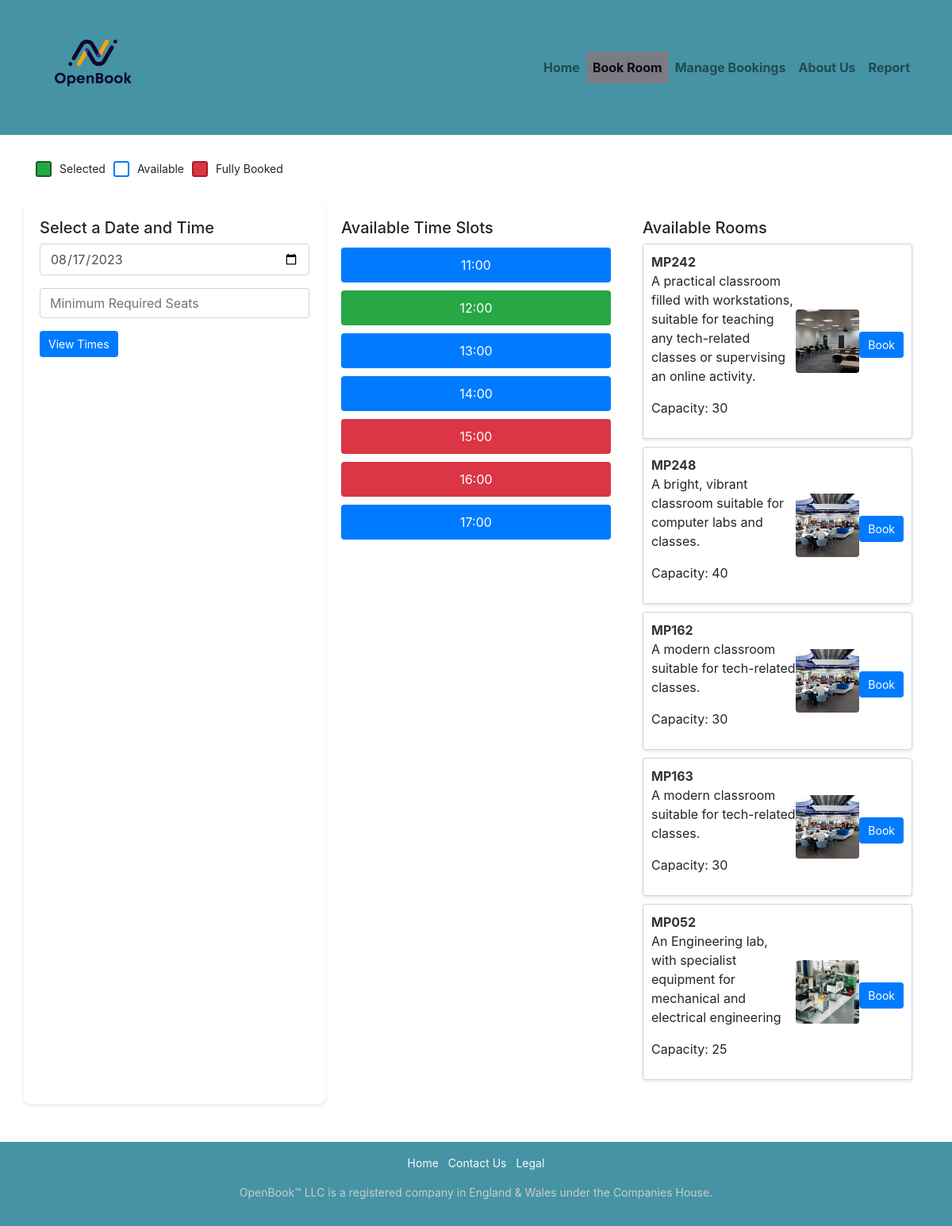
The app's page /RoomSelection.php?buildingID=1 with its own data.
### tables this page shows
CREATE TABLE `rooms` (
  `roomID` int(11) NOT NULL,
  `building` int(11) NOT NULL,
  `roomName` varchar(255) NOT NULL,
  `roomDesc` text DEFAULT NULL,
  `roomImg` text DEFAULT NULL,
  `floor` int(11) NOT NULL,
  `capacity` int(11) NOT NULL,
  `roomType` enum('Classroom','Hall','Lab') DEFAULT NULL
);

### RoomSelection.php (the view, shortened to what this page needs)
<?php
$timeSlots = [
    "11:00" => "available",
    "12:00" => "selected",
    "13:00" => "available",
    "14:00" => "available",
    "15:00" => "booked",
    "16:00" => "booked",
    "17:00" => "available",
];
?>
<!DOCTYPE html>
<html lang="en">
<head>
    <link rel="stylesheet" href="https://maxcdn.bootstrapcdn.com/bootstrap/4.0.0/css/bootstrap.min.css"
>
    <link rel="stylesheet" href="public_html/style/main.css">
</head>
<body>
     <nav class="navbar navbar-expand-lg navbar-light bg-teal">
        <div class="container">
            <a class="navbar-brand" href="index.php">
                <img src="public_html/images/OpenBook_Logo.png" alt="OpenBook Logo" class="OBLogo">
            </a>
            <div class="navbar-nav ml-auto">
                <a class="nav-item nav-link" href="index.php">Home</a>
                <a class="nav-item nav-link active" href="BookRooms.php">Book Room</a>
                <a class="nav-item nav-link" href="ManageBookings.php">Manage Bookings</a>
                <a class="nav-item nav-link" href="AboutUs.php">About Us</a>
                <a class="nav-item nav-link" href="ReportPage.php">Report</a>
            </div>
        </div>
    </nav>
    <div class="container">
        <div class="availability-key">
            <p>
                <span class="key-selected"></span> Selected
                <span class="key-available"></span> Available
                <span class="key-booked"></span> Fully Booked
            </p>
        </div>
        <div class="row">
            <div class="col-md-4 calendar-container">
                <h5>Select a Date and Time</h5>
                <form method="POST" action="RoomSelection.php">
                    <?php $buildingID = isset($_GET['buildingID']) ? intval($_GET['buildingID']) : (isset($_POST['buildingID']) ? intval($_POST['buildingID']) : 0); ?>
                    <input type="date" name="selected_date" class="form-control" value="2023-08-17">
                    <input type="number" name="min_seats" class="form-control mt-3" placeholder="Minimum Required Seats" min="1" max="100">
                    <button type="submit" class="btn btn-primary mt-3">View Times</button>
                </form>
            </div>
            <div class="col-md-4 time-container">
                <h5>Available Time Slots</h5>
                <?php
                foreach ($timeSlots as $time => $status) {
                    $class = $status === 'booked' ? 'time-slot booked' : ($status === 'selected' ? 'time-slot selected' : 'time-slot');
                    echo "<form method='POST' action='RoomSelection.php'>
                            <input type='hidden' name='buildingID' value='$buildingID'>
                            <button name='selected_time' value='$time' class='$class'>$time</button>
                          </form>";
                }
                ?>
            </div>
            <div class="col-md-4 room-container">
                <h5>Available Rooms</h5>
            <?php
            include "resources/database.php";
            $buildingID = isset($_POST['buildingID']) ? intval($_POST['buildingID']) : (isset($_GET['buildingID']) ? intval($_GET['buildingID']) : 0);
            $minSeats = isset($_POST['min_seats']) ? intval($_POST['min_seats']) : 0;
            if ($buildingID > 0) {
                $roomSql = "SELECT * FROM rooms WHERE building = $buildingID AND capacity >= $minSeats";
                $fetchedRooms = mysqli_query($conn, $roomSql);
                foreach ($fetchedRooms as $room) {
                    $class = 'room-card';
                    $disabled = '';
                    echo "<div class='$class'>
                            <div>
                                <strong>{$room['roomName']}</strong>
                                <p>{$room['roomDesc']}</p>
                                <p>Capacity: {$room['capacity']}</p>
                            </div>
                            <img src='{$room['roomImg']}' alt='{$room['roomName']}'>
                            <form method='GET' action='RoomBooking.php'>
                                <button name='roomID' value='{$room['roomID']}' class='btn btn-primary mt-2' $disabled>Book</button>
                                <input type='hidden' name='buildingID' value='$buildingID'>
                            </form>
                          </div>";
                }
            } else {
                echo "<p class='text-danger'>Invalid building selected.</p>";
            }
            ?>
            </div>
        </div>
    </div>
    <footer class="text-white text-center py-3 mt-5">
        <div class="container">
            <ul class="list-inline">
                <li class="list-inline-item"><a href="index.php" class="text-light">Home</a></li>
                <li class="list-inline-item"><a href="#" class="text-light">Contact Us</a></li>
                <li class="list-inline-item"><a href="#" class="text-light">Legal</a></li>
            </ul>
            <p class="mt-3">OpenBook™ LLC is a registered company in England & Wales under the Companies House.</p>
        </div>
    </footer>
</body>
</html>

### public_html/style/main.css (style rules this page uses)
* { margin: 0; padding: 0; box-sizing: border-box; }
.nav-link.active { color: white ; }
.navbar-brand, .nav-link { font-weight: bold; }
.navbar { background-color: #4593A5; color: white; }
.OBLogo { height: 9rem !important; width: auto !important; }
.bg-teal { background-color: #4593A5; color: white; }
.container { z-index: 5; }
footer { background-color: #4593A5; }
footer div { font-size: 14px; color: #ccc; }
.availability-key p { display: flex; gap: 10px; align-items: center; margin-bottom: 2rem; font-size: 14px; padding-top: 2rem; }
.key-selected, .key-available, .key-booked { width: 20px; height: 20px; display: inline-block; border-radius: 3px; }
.key-selected { background-color: #28a745; border: 2px solid #155d27; }
.key-available { background-color: #ffffff; border: 2px solid #007bff; }
.key-booked { background-color: #dc3545; border: 2px solid #a71d2a; }
.calendar-container { background: #ffffff; padding: 20px; border-radius: 8px; box-shadow: 0px 2px 5px rgba(0, 0, 0, 0.1); }
.time-container { padding: 20px; }
.time-slot { width: 100%; margin: 5px 0; padding: 10px; font-size: 16px; border-radius: 4px; border: none; color: white; }
.time-slot.booked { background-color: #dc3545; color: #fff; cursor: not-allowed; }
.time-slot.selected { background-color: #28a745; color: #fff; }
.time-slot:not(.booked):not(.selected) { background-color: #007bff; color: #fff; }
.room-container { padding: 20px; }
.room-card { display: flex; align-items: center; justify-content: space-between; padding: 10px; margin-bottom: 10px; border: 1px solid #ced4da; border-radius: 4px; background-color: #ffffff; box-shadow: 0px 2px 4px rgba(0, 0, 0, 0.1); }
.room-card img { width: 80px; height: 80px; object-fit: cover; border-radius: 4px; }
.room-card strong { color: #333333; }
.btn-primary { background-color: #007bff; border-color: #007bff; color: white; font-size: 14px; padding: 5px 10px; border-radius: 4px; }
.btn { border-color: #f4f4f400; color: white; font-size: 14px; padding: 5px 10px; border-radius: 4px; }
.active { background: #7a7b85; }

### records on screen
rooms: roomName "MP242", roomDesc "A practical classroom filled with workstations, suitable for teaching any tech-related classes or supervising an online activity.", capacity "30", shows a picture, $room['roomID'] 1 (drawn)
rooms: roomName "MP248", roomDesc "A bright, vibrant classroom suitable for computer labs and classes.", capacity "40", roomImg (picture), $room['roomID'] 2 (drawn)
rooms: roomName "MP162", roomDesc "A modern classroom suitable for tech-related classes.", capacity "30", roomImg (picture), $room['roomID'] 4 (drawn)
rooms: roomName "MP163", roomDesc "A modern classroom suitable for tech-related classes.", capacity "30", roomImg (picture), $room['roomID'] 5 (drawn)
rooms: roomName "MP052", roomDesc "An Engineering lab, with specialist equipment for mechanical and electrical engineering", capacity "25", roomImg (picture), $room['roomID'] 10 (drawn)

### other values on screen
$time "11:00"
$time "12:00"
$time "13:00"
$time "14:00"
$time "15:00"
$time "16:00"
$time "17:00"
